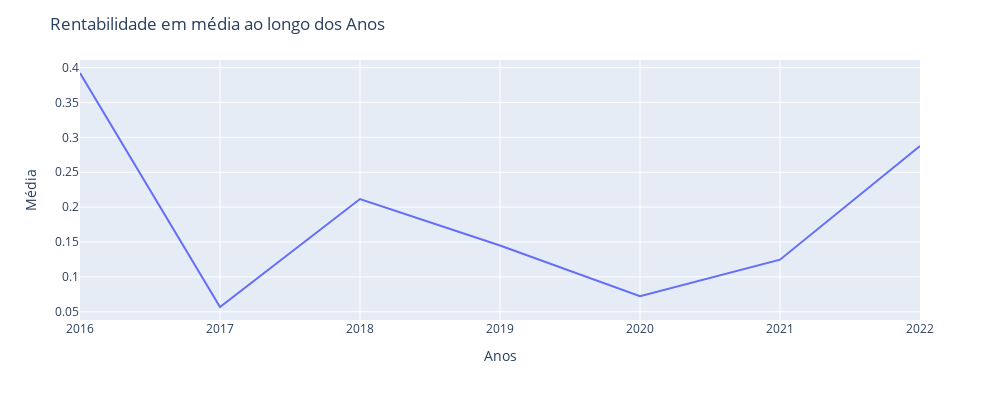

Notebook code for this chart:
### Code cell
# Exibindo a média de rentablidade das ações agrupadas por Year
df_volume = df.groupby(['Year'], as_index=False)['Rentability'].mean()


exibirTimeSeries(df_volume, 'Year', 'Rentability', title='Rentabilidade em média ao longo dos Anos', ylabel='Média', xlabel='Anos')

### Figure 1 — Plotly figure (JSON) as saved in the notebook; plotly's stock layout.template omitted (floating-point values rounded to 4 significant figures)
{"data": [{"hovertemplate": "Year=%{x}<br>Rentability=%{y}<extra></extra>", "legendgroup": "", "line": {"color": "#636efa", "dash": "solid"}, "marker": {"symbol": "circle"}, "mode": "lines", "name": "", "orientation": "v", "showlegend": false, "type": "scatter", "x": [2016, 2017, 2018, 2019, 2020, 2021, 2022], "xaxis": "x", "y": [0.3923, 0.05684, 0.2116, 0.1451, 0.07218, 0.1247, 0.2876], "yaxis": "y"}], "layout": {"autosize": false, "height": 400, "legend": {"tracegroupgap": 0}, "margin": {"t": 60}, "title": {"text": "<span>Rentabilidade em média ao longo dos Anos</span>"}, "width": 1000, "xaxis": {"anchor": "y", "domain": [0, 1], "title": {"text": "<span>Anos</span>"}}, "yaxis": {"anchor": "x", "domain": [0, 1], "title": {"text": "<span>Média</span>"}}}}
